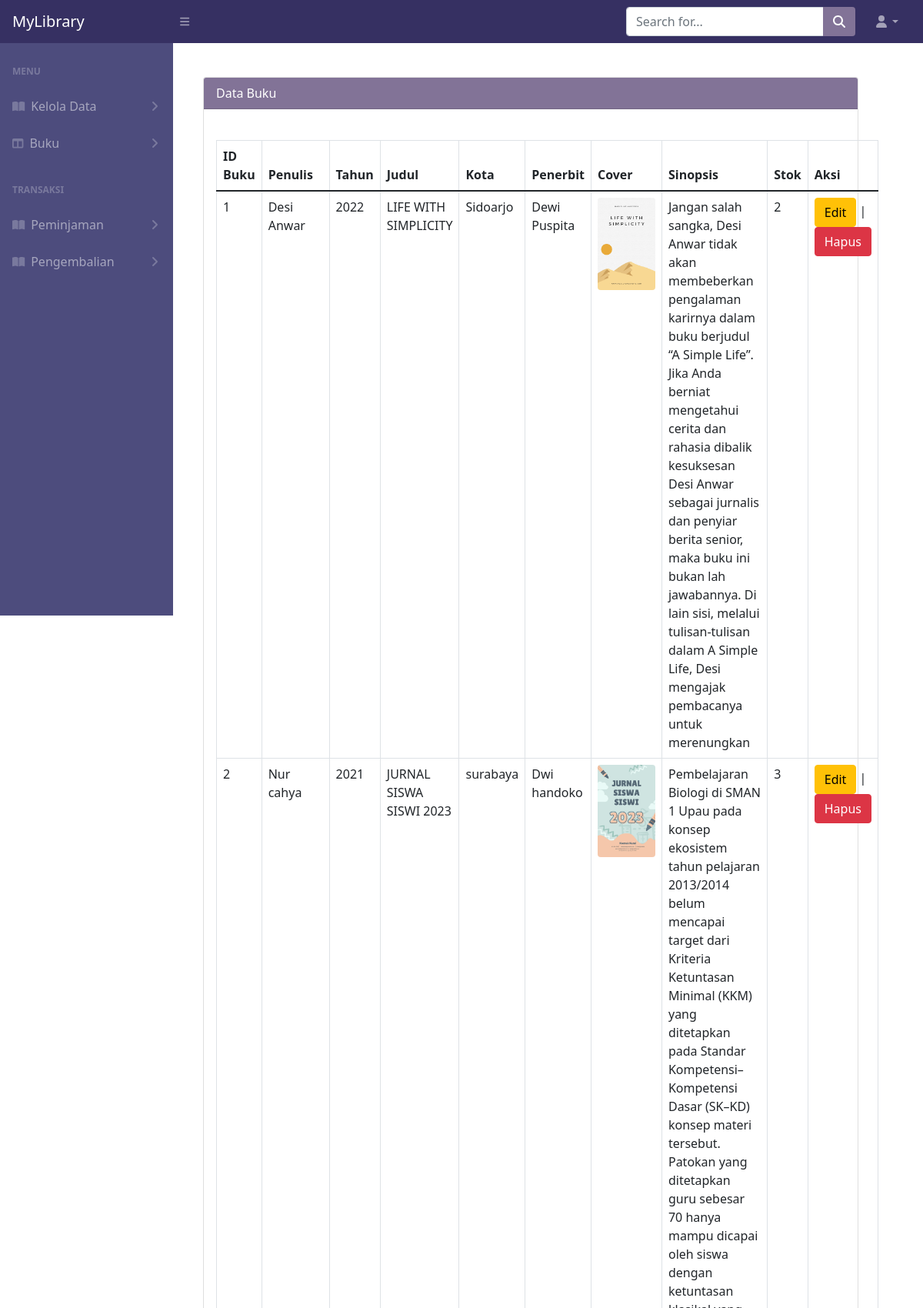
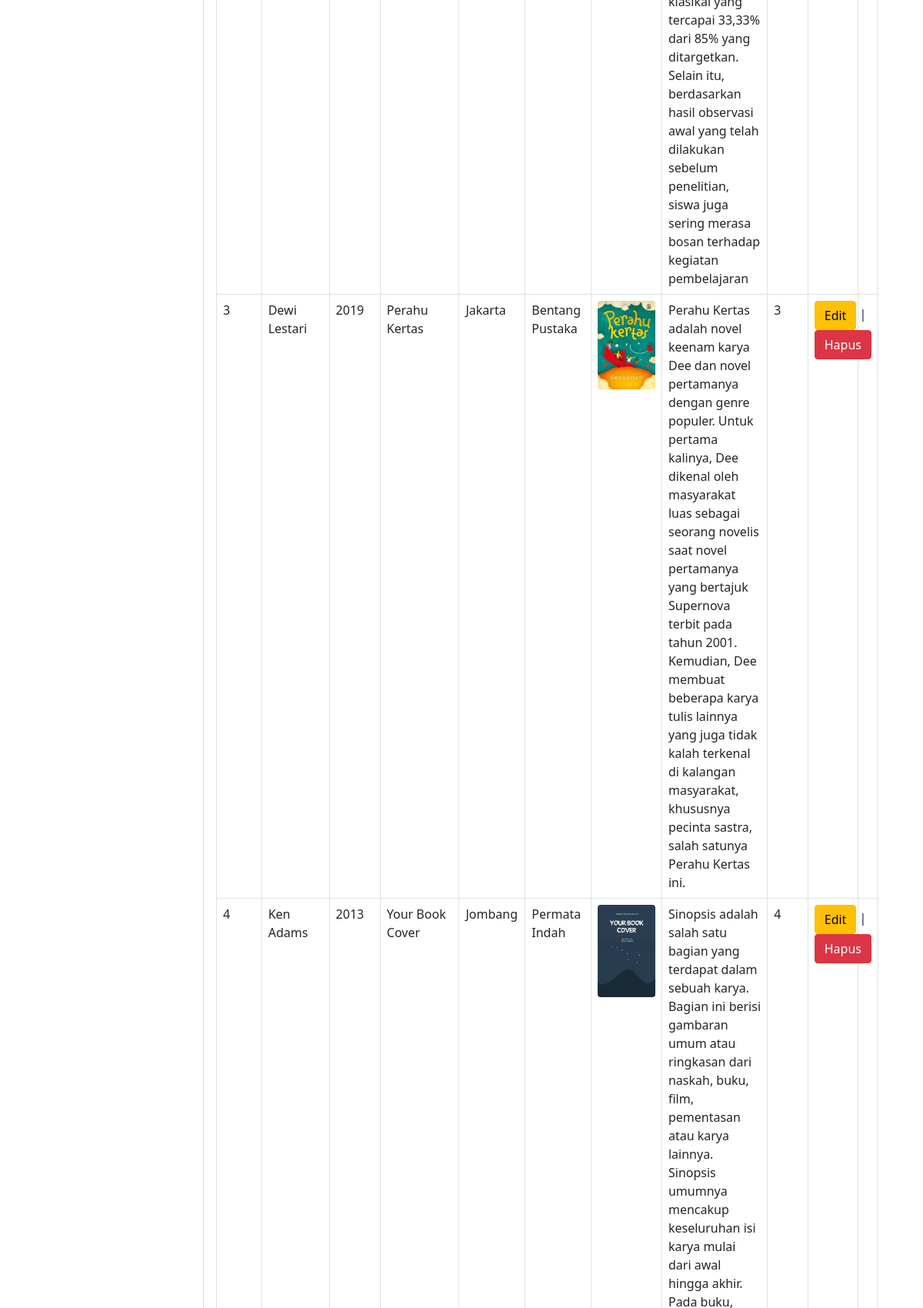
Page /buku/home_buku.php (upper part) on the committed database (2 pictures, top to bottom).
### tables this page shows
CREATE TABLE `buku` (
  `id_buku` int(11) NOT NULL,
  `penulis` varchar(50) NOT NULL,
  `tahun` year(4) NOT NULL,
  `judul` varchar(255) NOT NULL,
  `kota` varchar(50) NOT NULL,
  `penerbit` varchar(50) NOT NULL,
  `cover` varchar(255) NOT NULL,
  `sinopsis` text NOT NULL,
  `stok` int(3) NOT NULL
);

### buku/home_buku.php (the view, shortened to what this page needs)
<?php
include "../config.php";
?>
<?php
include "../layout/header.php";
?>
</head>
<body class="sb-nav-fixed">
    <?php
    include "../layout/navbar_petugas.php";
    ?>
    <div id="layoutSidenav">
        <?php
            include "../layout/sidebar_petugas.php";
            ?>
    </div>
    <div id="layoutSidenav_content" class="w-75" style="position: relative; left: 20%; margin-top: 100px;">
        <div class="container tabel">
            <div class="card mt-5">
                <div class="card-header text-white" style="background-color: #827397;">Data Buku</div>
                <div class="card-body">
                    <table class="table table-hover table-bordered bordered-dark mt-4">
                        <thead>
                            <tr>
                                <th scope="col">ID Buku</th>
                                <th scope="col">Penulis</th>
                                <th scope="col">Tahun</th>
                                <th scope="col">Judul</th>
                                <th scope="col">Kota</th>
                                <th scope="col">Penerbit</th>
                                <th scope="col">Cover</th>
                                <th scope="col">Sinopsis</th>
                                <th scope="col">Stok</th>
                                <th scope="col">Aksi</th>
                            </tr>
                        </thead>
                        <tbody>
                            <?php
                        $cetak = mysqli_query($db, "SELECT * FROM buku");
                        while ($data = mysqli_fetch_assoc($cetak)) {
                        ?>
                            <tr>
                                <td> <?php echo $data['id_buku']; ?> </td>
                                <td> <?php echo $data['penulis']; ?> </td>
                                <td> <?php echo $data['tahun']; ?> </td>
                                <td> <?php echo $data['judul']; ?> </td>
                                <td> <?php echo $data['kota']; ?> </td>
                                <td> <?php echo $data['penerbit']; ?> </td>
                                <td><img src="./../assets/img/<?= $data['cover'] ?>" class="rounded" width="75px"
                                        alt="">
                                </td>
                                <td> <?php echo $data['sinopsis']; ?> </td>
                                <td> <?php echo $data['stok']; ?> </td>
                                <td colspan="2">
                                    <a href="edit_buku.php?id_buku=<?= $data['id_buku']?>"
                                        class="btn btn-warning">Edit</a>
                                    |
                                    <a href="delete_buku.php?id_buku=<?= $data['id_buku']?>"
                                        class="btn btn-danger">Hapus</a>
                                </td>
                            </tr>
                            <?php
                        }
                        ?>
                        </tbody>
                    </table>
                </div>
            </div>
        </div>
    </div>
</body>
</html>

### rows in the picture
buku: id_buku "1", penulis "Desi Anwar", tahun "2022", judul "LIFE WITH SIMPLICITY", kota "Sidoarjo", penerbit "Dewi Puspita", cover (picture), sinopsis "Jangan salah sangka, Desi Anwar tidak akan membeberkan pengalaman karirnya dalam buku berjudul “A Simple Life”. Jika Anda berniat mengetahui cerita dan rahasia dibalik kesuksesan Desi Anwar sebagai jurnalis dan penyiar berita senior, maka buku ini bukan lah jawabannya. Di lain sisi, melalui tulisan-tulisan dalam A Simple Life, Desi mengajak pembacanya untuk merenungkan", stok "2"
buku: id_buku "2", penulis "Nur cahya", tahun "2021", judul "JURNAL SISWA SISWI 2023", kota "surabaya", penerbit "Dwi handoko", cover (picture), sinopsis "Pembelajaran Biologi di SMAN 1 Upau pada konsep ekosistem tahun pelajaran 2013/2014 belum mencapai target dari Kriteria Ketuntasan Minimal (KKM) yang ditetapkan pada Standar Kompetensi–Kompetensi Dasar (SK–KD) konsep materi tersebut. Patokan yang ditetapkan guru sebesar 70 hanya mampu dicapai oleh siswa dengan ketuntasan klasikal yang tercapai 33,33% dari 85% yang ditargetkan. Selain itu, berdasarkan hasil observasi awal yang telah dilakukan sebelum penelitian, siswa juga sering merasa bosan terhadap kegiatan pembelajaran", stok "3"
buku: id_buku "3", penulis "Dewi Lestari", tahun "2019", judul "Perahu Kertas", kota "Jakarta", penerbit "Bentang Pustaka", cover (picture), sinopsis "Perahu Kertas adalah novel keenam karya Dee dan novel pertamanya dengan genre populer. Untuk pertama kalinya, Dee dikenal oleh masyarakat luas sebagai seorang novelis saat novel pertamanya yang bertajuk Supernova terbit pada tahun 2001. Kemudian, Dee membuat beberapa karya tulis lainnya yang juga tidak kalah terkenal di kalangan masyarakat, khususnya pecinta sastra, salah satunya Perahu Kertas ini.", stok "3"
buku: id_buku "4", penulis "Ken Adams", tahun "2013", judul "Your Book Cover", kota "Jombang", penerbit "Permata Indah", cover (picture), stok "4"
